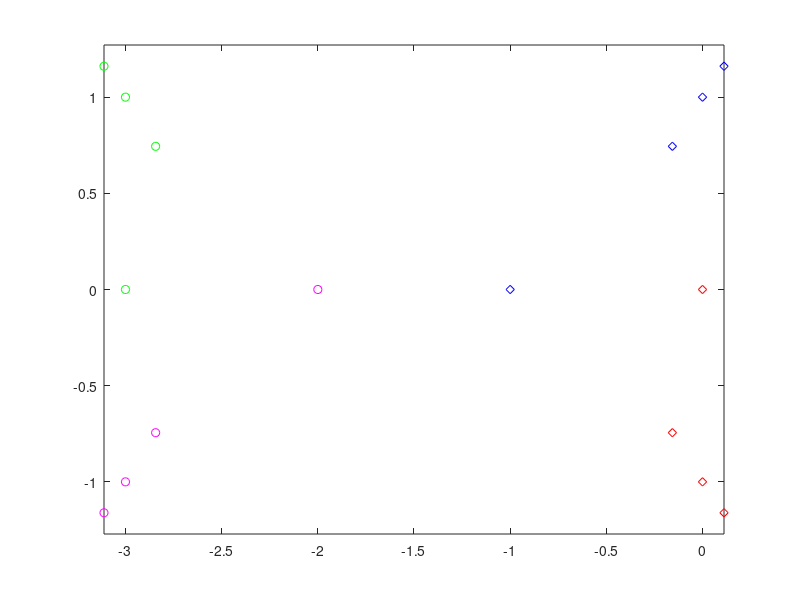

Reproduce this figure in MATLAB.
% root locus table(22-23page)
k=0:5:15;
for ii=1:length(k)
    p=[1 6 11 6 k(ii)];
    rp(:,ii)=roots(p);
end

plot(real(rp(1,:)), imag(rp(1,:)), 'go',...
     real(rp(2,:)), imag(rp(2,:)), 'mo',...
     real(rp(3,:)), imag(rp(3,:)), 'bd',...
     real(rp(4,:)), imag(rp(4,:)), 'rd')
axis equal